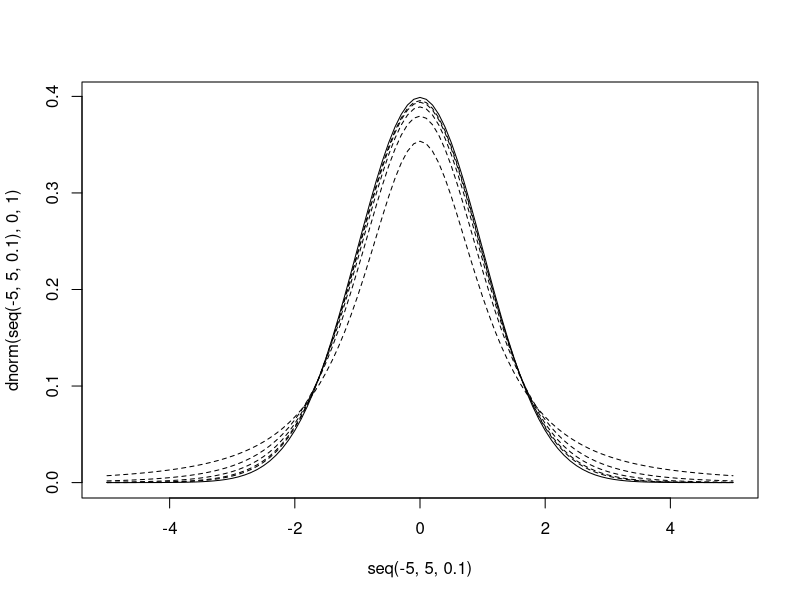

This figure's R source:
# My functions
porco_dio = function(x,y){
  z = x + y
  return(z)
  }

# make a function that says porca madonna
semplicemente_ciao = function(x,y){
  z = x - y
  return(z)
  }

#cambiare nome a funzioni
mf = function(nx = 1, ny = 2) {
  par(mfrow=c(nx,ny))
  }
#nx = 1 e ny = 2 sono i valori di default
#quindi se so che ho bisogno di fare tante volte questo confronto posso impostare un default e quindi se scrivo solo mf() usa i valori di default
#se non metto =1 e =2 allora non ha valori di default

#if else 
numeri = function(x){
  if(x>0){
    print("Questo numero è positivo")
    } else if (x<0){
    print ("Questo numero è negativo")
    } else if (x == 0){
    print("porco dio")
    }
  }
loop <- function() {
  for (i in 1:5) {
    return(i)
  }
}

loop2 <- function() {
for (i in 1:5) {
  result <- i * 2
  print(result)
  }
}
#ciclo for
plot(seq(-5,5,0.1), dnorm(seq(-5,5,0.1), 0,1), type = "l")
 for(gdl in c(2,5,10,20,30)){
   lines(seq(-5,5,0.1), dt(seq(-5,5,0.1), df=gdl), lty=2)
 }
